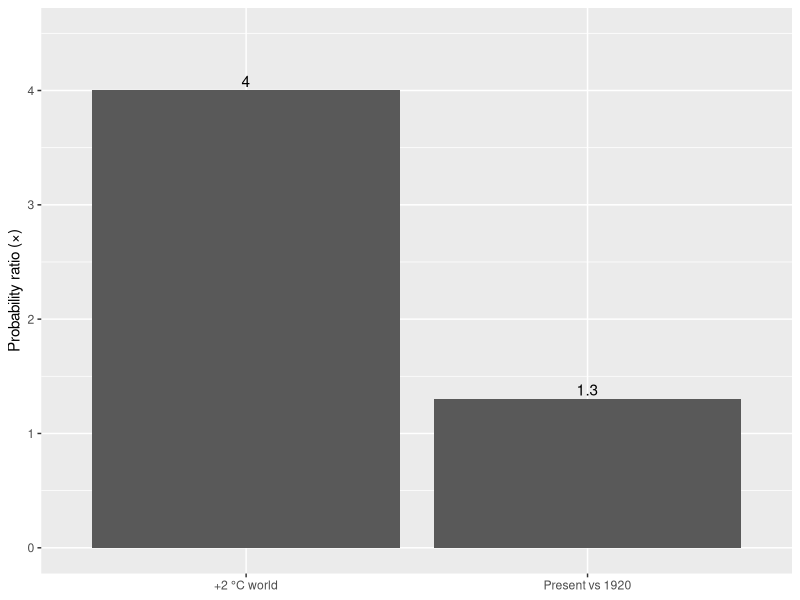

Recreate this plot in R.
## ---- chunk 1
#| label: fig-fwi-pr
#| fig-cap: "Probability ratios for extreme FWI events."
#| fig-alt: "Bar chart showing probability ratios for extreme Fire Weather Index events comparing present vs 1920 and a +2 °C world."

library(ggplot2)
fwi_df <- data.frame(
  ClimateState = c("Present vs 1920", "+2 °C world"),
  PR = c(1.3, 4.0)
)
ggplot(fwi_df, aes(ClimateState, PR)) +
  geom_col() +
  geom_text(aes(label = PR), vjust = -0.3) +
  labs(x = NULL, y = "Probability ratio (×)") +
  ylim(0, 4.5)
